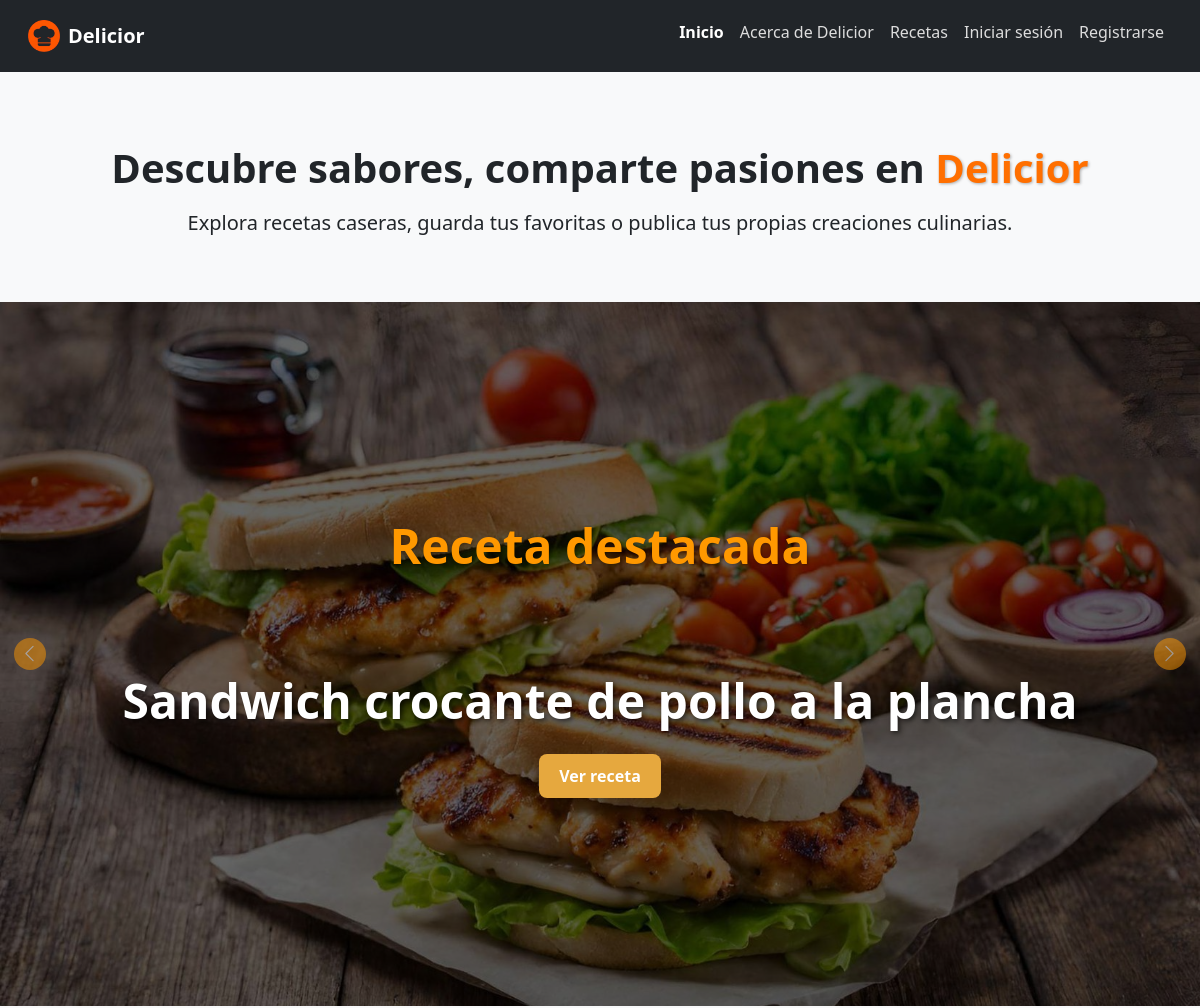
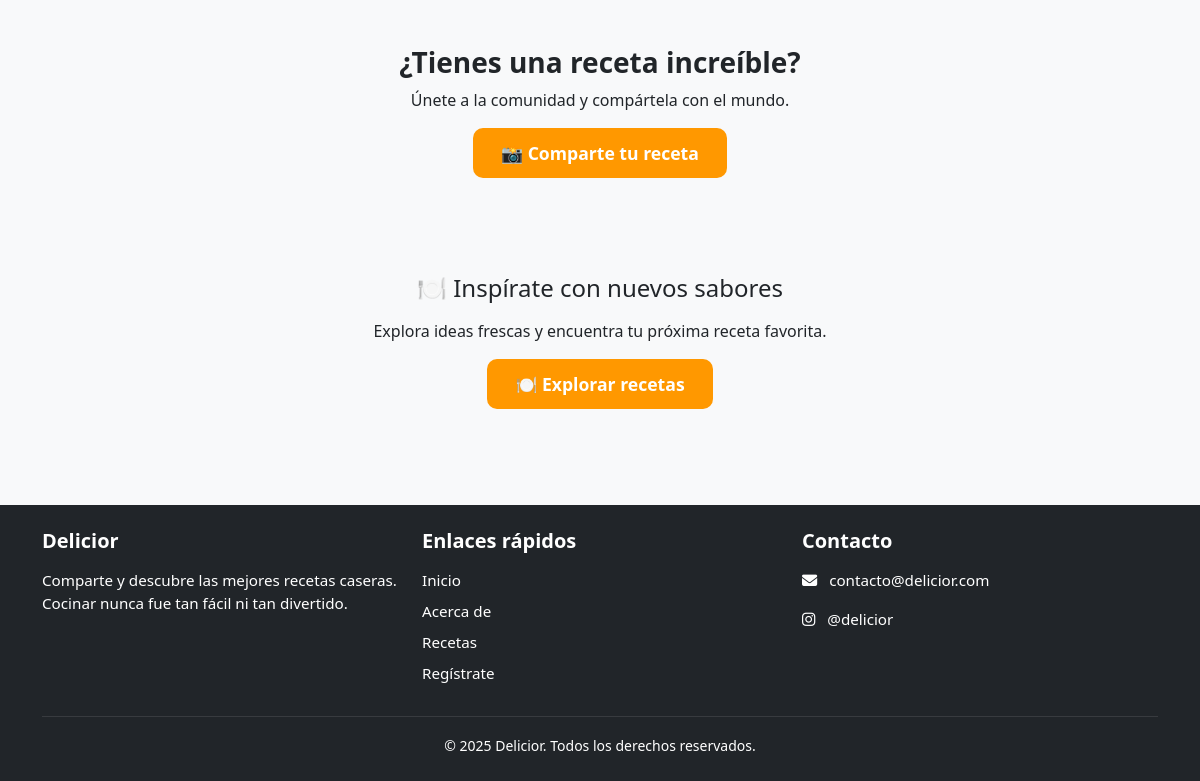
The page / on the database its author committed (2 pictures, top to bottom).
### recetas/models.py (models this page shows, shortened)
class Receta(models.Model):
    titulo = models.CharField(max_length=200)
    slug = models.SlugField(unique=True, blank=True)
    ingredientes = models.TextField()
    preparacion = RichTextField()
    presentacion = models.TextField(blank=True, null=True, verbose_name="Presentación o notas adicionales")
    imagen = models.ImageField(upload_to='recetas/', blank=True, null=True)
    autor = models.ForeignKey(User, on_delete=models.CASCADE, related_name='recetas_publicadas')
    categoria = models.ForeignKey(Categoria, on_delete=models.SET_NULL, null=True, blank=True, related_name='recetas')
    creado = models.DateTimeField(auto_now_add=True)

### pages/views.py (the view)
# urls.py: path('', home_view, name='home'),
def home_view(request):
    recetas_top = Receta.objects.filter(imagen__isnull=False).order_by('?')[:4]  # aleatorio
    return render(request, "pages/home.html", {"recetas_top": recetas_top})

### templates/pages/home.html (shortened to what this page needs)
{% extends 'base.html' %}
{% load static %}
{% block extra_css %}
<link rel="stylesheet" href="{% static 'css/home.css' %}">
{% endblock %}
{% block content %}
<section class="bienvenida text-center py-5 bg-light">
  <div class="container">
    <h1 class="fw-bold mb-3">
      Descubre sabores, comparte pasiones en
      <span style="color: #ff6f00; font-weight: bold; text-shadow: 1px 1px 3px rgba(0,0,0,0.3);">Delicior</span>
    </h1>
    <p class="lead">Explora recetas caseras, guarda tus favoritas o publica tus propias creaciones culinarias.</p>
  </div>
</section>
<section class="hero-section position-relative">
  <div id="carouselRecetas" class="carousel slide" data-bs-ride="carousel" data-bs-interval="5000">
    <div class="carousel-inner">
      {% for receta in recetas_top %}
      <div class="carousel-item {% if forloop.first %}active{% endif %}">
        <img src="{{ receta.imagen.url }}" class="d-block w-100" style="object-fit: cover; height: 88vh;" alt="{{ receta.titulo }}">
        <div class="overlay-caption d-flex justify-content-center align-items-center">
          <div class="text-center text-white">
            <div class="receta-destacada-label">Receta destacada</div>
            <h2 class="fw-bold display-4">{{ receta.titulo|capfirst }}</h2>
            <a href="{% url 'recetas:detalle_receta' receta.slug %}" class="btn btn-receta btn-lg mt-3">Ver receta</a>
          </div>
        </div>
      </div>
      {% endfor %}
    </div>
    {% if recetas_top|length > 1 %}
    <button class="carousel-control-prev" type="button" data-bs-target="#carouselRecetas" data-bs-slide="prev">
      <span class="carousel-control-prev-icon" aria-hidden="true"></span>
    </button>
    <button class="carousel-control-next" type="button" data-bs-target="#carouselRecetas" data-bs-slide="next">
      <span class="carousel-control-next-icon" aria-hidden="true"></span>
    </button>
    {% endif %}
  </div>
</section>
<section class="bg-light text-center py-5">
  <h3 class="fw-bold">¿Tienes una receta increíble?</h3>
  <p>Únete a la comunidad y compártela con el mundo.</p>
  <a href="{% url 'recetas:crear' %}" class="btn btn-compartir">📸 Comparte tu receta</a>
</section>
<section class="bg-light text-center py-5">
  <h4 class="mb-3">🍽️ Inspírate con nuevos sabores</h4>
  <p>Explora ideas frescas y encuentra tu próxima receta favorita.</p>
  <a href="{% url 'recetas:lista' %}" class="btn btn-compartir">🍽️ Explorar recetas</a>
</section>
{% endblock %}

### static/css/base.css (style rules this page uses)
body { font-family: 'Segoe UI', Tahoma, Geneva, Verdana, sans-serif; background-color: #f8f9fa; color: #212529; }
html, body { min-height: 100vh; display: flex; flex-direction: column; }

### static/css/home.css (style rules this page uses)
.bienvenida { animation: fadeInUp 1s ease-out; }
.hero-section { margin: 0; padding: 0; position: relative; }
.carousel-item { position: relative; }
.overlay-caption { position: absolute; top: 0; left: 0; height: 100%; width: 100%; background-color: rgba(0, 0, 0, 0.6); display: flex; justify-content: center; align-items: center; z-index: 2; }
.overlay-caption h2 { font-size: 3rem; font-weight: 800; text-shadow: 2px 2px 5px rgba(0, 0, 0, 0.6); color: white; }
.btn-receta { background-color: #e6a83e; border: none; color: white; font-weight: 600; padding: 10px 20px; font-size: 1rem; border-radius: 8px; transition: background-color 0.3s ease, transform 0.3s ease; }
.btn-compartir { background-color: #ff9800; border: none; font-weight: 600; padding: 12px 28px; font-size: 1.1rem; color: white; border-radius: 10px; transition: background-color 0.3s ease; }
.carousel-control-prev, .carousel-control-next { z-index: 3; width: 5%; transition: background-color 0.3s ease; }
.carousel-control-prev-icon, .carousel-control-next-icon { background-color: #ff9800; border-radius: 50%; background-size: 60% 60%; padding: 12px; }
.receta-destacada-label { color: #ff9800; font-weight: bold; text-shadow: 1px 1px 3px rgba(0,0,0,0.3); font-weight: 700; font-size: 3rem; margin-bottom: 90px; }

### rows shown on the page
Receta: imagen (picture), titulo "Sandwich crocante de pollo a la plancha"
